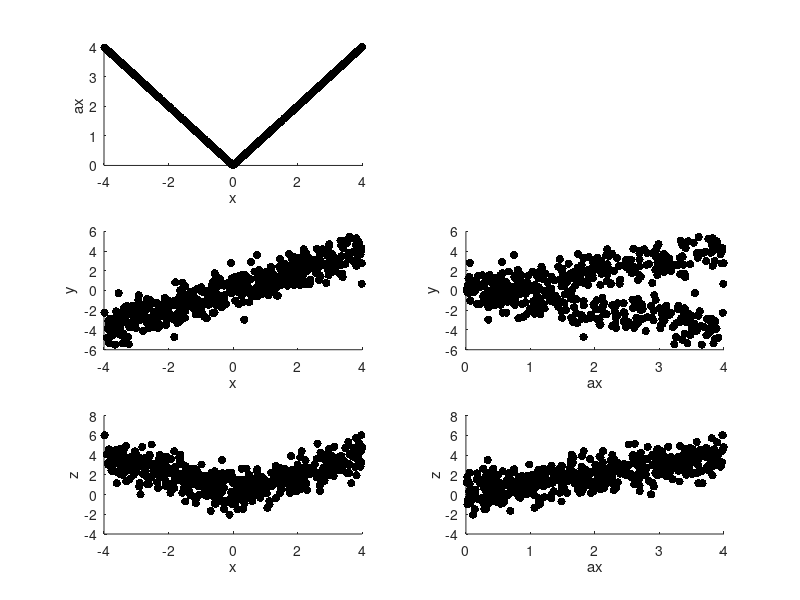

Here is the MATLAB script that generated this plot: (Note: this script raises an error after producing the figure.)
Ntrl = 100000;

x = 8*(rand(Ntrl,1)-0.5);
ax = abs(x);

y = randn(Ntrl,1) + x;
z = randn(Ntrl,1) + ax;

%%
Npt = 500;
idx = 1:Npt;
figure
subplot(321)
scatter(x(idx),ax(idx),'k','filled')
xlabel('x')
ylabel('ax')
subplot(323)
scatter(x(idx),y(idx),'k','filled')
xlabel('x')
ylabel('y')
subplot(324)
scatter(ax(idx),y(idx),'k','filled')
xlabel('ax')
ylabel('y')
subplot(325)
scatter(x(idx),z(idx),'k','filled')
xlabel('x')
ylabel('z')
subplot(326)
scatter(ax(idx),z(idx),'k','filled')
xlabel('ax')
ylabel('z')


%%
cx = copnorm(x);
cax = copnorm(ax);
cy = copnorm(y);
cz = copnorm(z);

% Iyx = info_gg(cy,cx,true,false,false);
% Iyax = info_gg(cy,cax,true,false,false);
% Izx = info_gg(cz,cx,true,false,false);
% Izax = info_gg(cz,cax,true,false,false);

Iyx = info_gg(cy,cx,true,false,false)
Iyax = info_gg(cy,cax,true,false,false)
Izx = info_gg(cz,cx,true,false,false)
Izax = info_gg(cz,cax,true,false,false)

IyxCax = cmi_ggg(cy,cx,cax,true,false,false)
IyaxCx = cmi_ggg(cy,cax,cx,true,false,false)
IzxCax = cmi_ggg(cz,cx,cax,true,false,false)
IzaxCx = cmi_ggg(cz,cax,cx,true,false,false)

%%
% Nbin = 3;
% bx = bin.eqpop(x,Nbin);
% bax = bin.eqpop(ax,Nbin);
% by = bin.eqpop(y,Nbin);
% bz = bin.eqpop(z,Nbin);
% 
% Iyx = info.calc_info(by,Nbin,bx,Nbin,Ntrl)
% Iyax = info.calc_info(by,Nbin,bax,Nbin,Ntrl)
% Izx = info.calc_info(bz,Nbin,bx,Nbin,Ntrl)
% Izax = info.calc_info(bz,Nbin,bax,Nbin,Ntrl)
% 
% IyxCax = info.calc_cmi(by,Nbin,bx,Nbin,bax,Nbin,Ntrl)
% IyaxCx = info.calc_cmi(by,Nbin,bax,Nbin,bx,Nbin,Ntrl)
% IzxCax = info.calc_cmi(bz,Nbin,bx,Nbin,bax,Nbin,Ntrl)
% IzaxCx = info.calc_cmi(bz,Nbin,bax,Nbin,bx,Nbin,Ntrl)

%%
Cyx = corr(y,x)
Cyax = corr(y,ax)
Czx = corr(z,x)
Czax = corr(z,ax)

%%

%%
[coef score] = princomp([ax y]);
figure
subplot(1,2 ,1)
hs = scatter(ax,y,'filled');
alpha(hs,0.2)
subplot(1,2,2)
hs = scatter(score(:,1),score(:,2),'filled');
alpha(hs,0.2)

